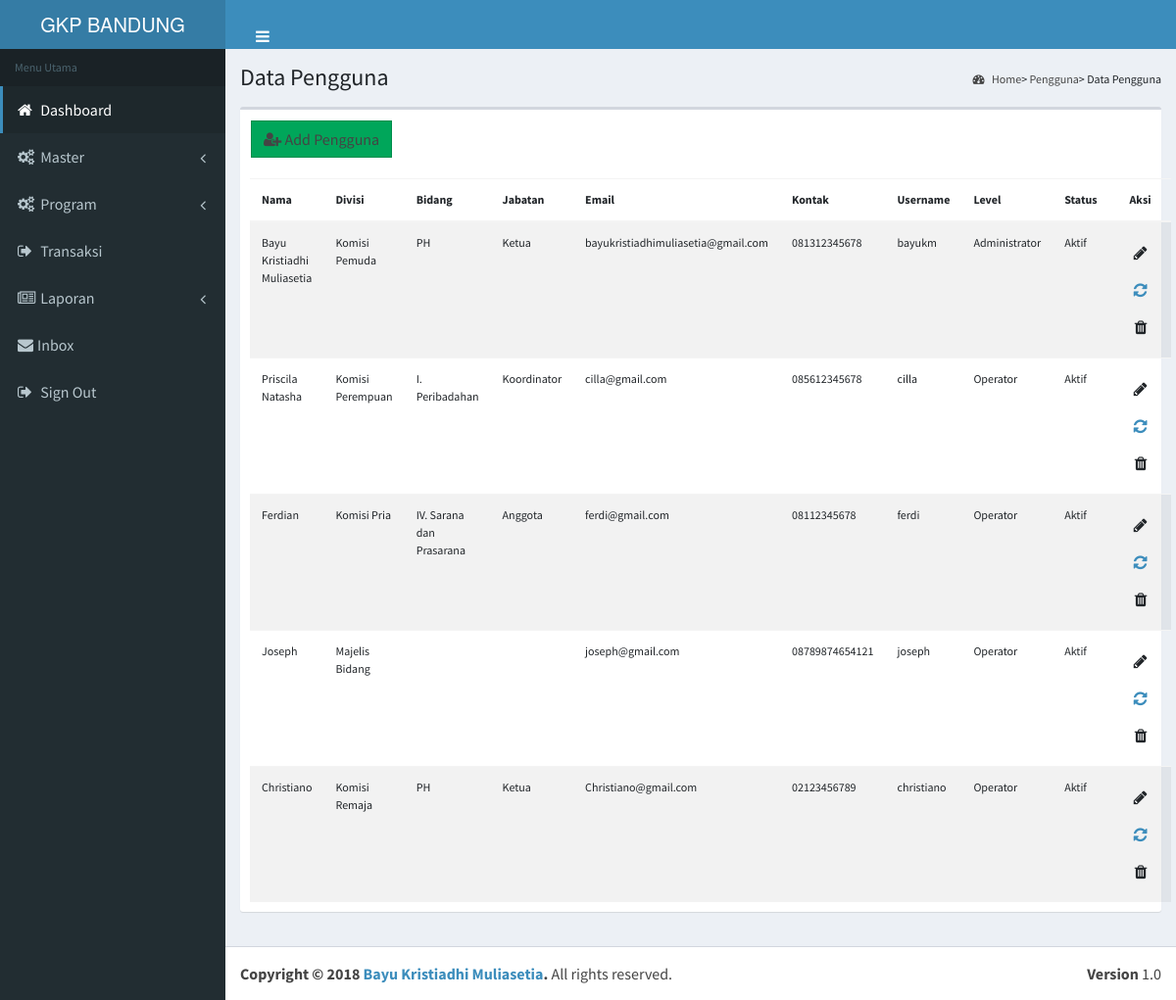
The page /main/user.php (signed in) on the database its author committed.
### tables this page shows
CREATE TABLE `tbl_user` (
  `usr_id` int(3) NOT NULL,
  `role_id` int(2) NOT NULL,
  `ktgdiv_id` int(2) NOT NULL,
  `div_id` int(2) DEFAULT NULL,
  `bid_id` int(2) DEFAULT NULL,
  `jab_id` int(2) DEFAULT NULL,
  `usr_nama` varchar(25) NOT NULL,
  `usr_pswd` varchar(100) NOT NULL,
  `usr_name_comp` varchar(50) NOT NULL,
  `usr_email` varchar(35) DEFAULT NULL,
  `usr_phone` varchar(15) DEFAULT NULL,
  `usr_stat` tinyint(1) DEFAULT '1'
);

CREATE TABLE `tbl_divisi` (
  `div_id` int(2) NOT NULL,
  `ktgdiv_id` int(2) NOT NULL,
  `div_nama` varchar(50) NOT NULL,
  `div_desc` varchar(100) NOT NULL
);

CREATE TABLE `tbl_bidang` (
  `bid_id` int(2) NOT NULL,
  `bid_nama` varchar(50) NOT NULL,
  `bid_desc` varchar(100) NOT NULL
);

CREATE TABLE `tbl_jabatan` (
  `jab_id` int(2) NOT NULL,
  `jab_nama` varchar(25) NOT NULL,
  `jab_desc` varchar(100) NOT NULL
);

CREATE TABLE `tbl_role` (
  `role_id` int(2) NOT NULL,
  `role_nama` varchar(15) NOT NULL
);

### main/user.php (the view, shortened to what this page needs)
<?php
  include("../control/functions.php");
  ?>
<!DOCTYPE html>
<html>
<head>
  <link rel="stylesheet" href="../assets/bootstrap/css/bootstrap.min.css">
  <link rel="stylesheet" href="../assets/font-awesome/css/font-awesome.min.css">
  <link rel="stylesheet" href="../assets/plugins/jvectormap/jquery-jvectormap-1.2.2.css">
  <link rel="stylesheet" href="../assets/dist/css/AdminLTE.min.css">
  <link rel="stylesheet" href="../assets/dist/css/skins/_all-skins.min.css">
  <link rel="stylesheet" href="../assets/switch_btn.css">
  <link rel="stylesheet" href="../assets/plugins/datatables/jquery.datatables.min.css">
</head>
<body class="hold-transition skin-blue sidebar-mini">
<div class="wrapper">
  <?php require_once("../main/header.php");?>
  <? echo sidebar();?>
  <div class="content-wrapper" id="konten">
    <section class="content-header" style="width: 100%;">
      <h1>
        Data Pengguna
      </h1>
      <ol class="breadcrumb">
        <li><a href="#"><i class="fa fa-dashboard"></i> Home</a></li>
        <li><a href="#">Pengguna</a></li>
        <li class="active">Data Pengguna</li>
      </ol>
    </section>
    <section class="content" style="width: 100%;">
        <div class="col-xs-12">
          <div class="box">
            <table width="100%">
              <tr>
                <td>
                    <div class="box-header">
                    <a class="btn btn-success btn-flat" data-toggle="modal" data-target="#addUser"><span class="fa fa-user-plus"></span> Add Pengguna</a>
                    </div>
                </td>
              </tr>
            </table>
            <div class="box-body">
              <table id="usertab" class="table table-striped" style="font-size:12px;">
                <thead>
                <tr>
                    <th>Nama</th>
                    <th>Divisi</th>
                    <th>Bidang</th>
                    <th>Jabatan</th>
                    <th>Email</th>
                    <th>Kontak</th>
                    <th>Username</th>
                    <th>Level</th>
                    <th>Status</th>
                    <th style="text-align:center;">Aksi</th>
                </tr>
                </thead>
                <tbody>
                  <?php
                        $get_user = "SELECT a.usr_id,f.bid_nama,b.jab_nama,c.ktgdiv_nama,
                                          d.div_nama,e.role_nama, a.usr_name_comp,a.usr_nama,
                                          a.usr_email,a.usr_phone,a.usr_stat
                                    FROM
                                        tbl_user a LEFT JOIN tbl_jabatan b ON a.jab_id = b.jab_id
                                        LEFT JOIN tbl_ktgdiv c ON a.ktgdiv_id = c.ktgdiv_id
                                        LEFT JOIN tbl_divisi d ON a.div_id = d.div_id
                                        LEFT JOIN tbl_role e ON a.role_id = e.role_id
                                        LEFT JOIN tbl_bidang f ON a.bid_id = f.bid_id
                                    WHERE a.usr_stat = '1'";
                        $exec_user = mysqli_query($conn,$get_user);
                        if(mysqli_num_rows($exec_user) > 0)
                        {
                            while($row=mysqli_fetch_array($exec_user,MYSQLI_ASSOC))
                            {
                                  $userId = $row['usr_id'];
                                ?>
                                <tr>
                                    <td><?php echo $row['usr_name_comp'];?></td>
                                    <td><?php echo $row['div_nama'];?></td>
                                    <td><?php echo $row['bid_nama'];?></td>
                                    <td><?php echo $row['jab_nama'];?></td>
                                    <td><?php echo $row['usr_email'];?></td>
                                    <td><?php echo $row['usr_phone'];?></td>
                                    <td><?php echo $row['usr_nama'];?></td>
                                    <td><?php echo $row['role_nama'];?></td>
                                    <td><?php
                                            if($row['usr_stat'] == '1')
                                            {
                                                echo "Aktif";
                                            }
                                            else
                                            {
                                                echo "Non-aktif";
                                            }
                                        ?>
                                    </td>
                                    <td style="text-align:right;">
                                        <a class="btn" data-toggle="modal" data-target="#userEdit<? echo $userId;?>"><span class="fa fa-pencil"></span></a>
                                        <a class="btn" href="#"><span class="fa fa-refresh"></span></a>
                                        <a class="btn" data-toggle="modal" data-target="#userDelete<? echo $userId;?>"><span class="fa fa-trash"></span></a>
                                    </td>
                                </tr>
                              <?
                            }
                        }
                  ?>
                </tbody>
              </table>
            </div>
          </div>
        </div>
    </section>
  </div>
  <?php require_once('../main/footer.php');?>
</div>
</body>
</html>

### rows shown on the page
tbl_user: usr_name_comp "Bayu Kristiadhi Muliasetia", div.div_nama "Komisi Pemuda", bid.bid_nama "PH", jab.jab_nama "Ketua", usr_email "bayukristiadhimuliasetia@gmail.com", usr_phone "081312345678", usr_nama "bayukm", role.role_nama "Administrator", usr_stat "Aktif"
tbl_user: usr_name_comp "Priscila Natasha", div.div_nama "Komisi Perempuan", bid.bid_nama "I. Peribadahan", jab.jab_nama "Koordinator", usr_email "cilla@gmail.com", usr_phone "085612345678", usr_nama "cilla", role.role_nama "Operator", usr_stat "Aktif"
tbl_user: usr_name_comp "Ferdian", div.div_nama "Komisi Pria", bid.bid_nama "IV. Sarana dan Prasarana", jab.jab_nama "Anggota", usr_email "ferdi@gmail.com", usr_phone "08112345678", usr_nama "ferdi", role.role_nama "Operator", usr_stat "Aktif"
tbl_user: usr_name_comp "Joseph", div.div_nama "Majelis Bidang", usr_email "joseph@gmail.com", usr_phone "08789874654121", usr_nama "joseph", role.role_nama "Operator", usr_stat "Aktif"
tbl_user: usr_name_comp "Christiano", div.div_nama "Komisi Remaja", bid.bid_nama "PH", jab.jab_nama "Ketua", usr_email "Christiano@gmail.com", usr_phone "02123456789", usr_nama "christiano", role.role_nama "Operator", usr_stat "Aktif"
